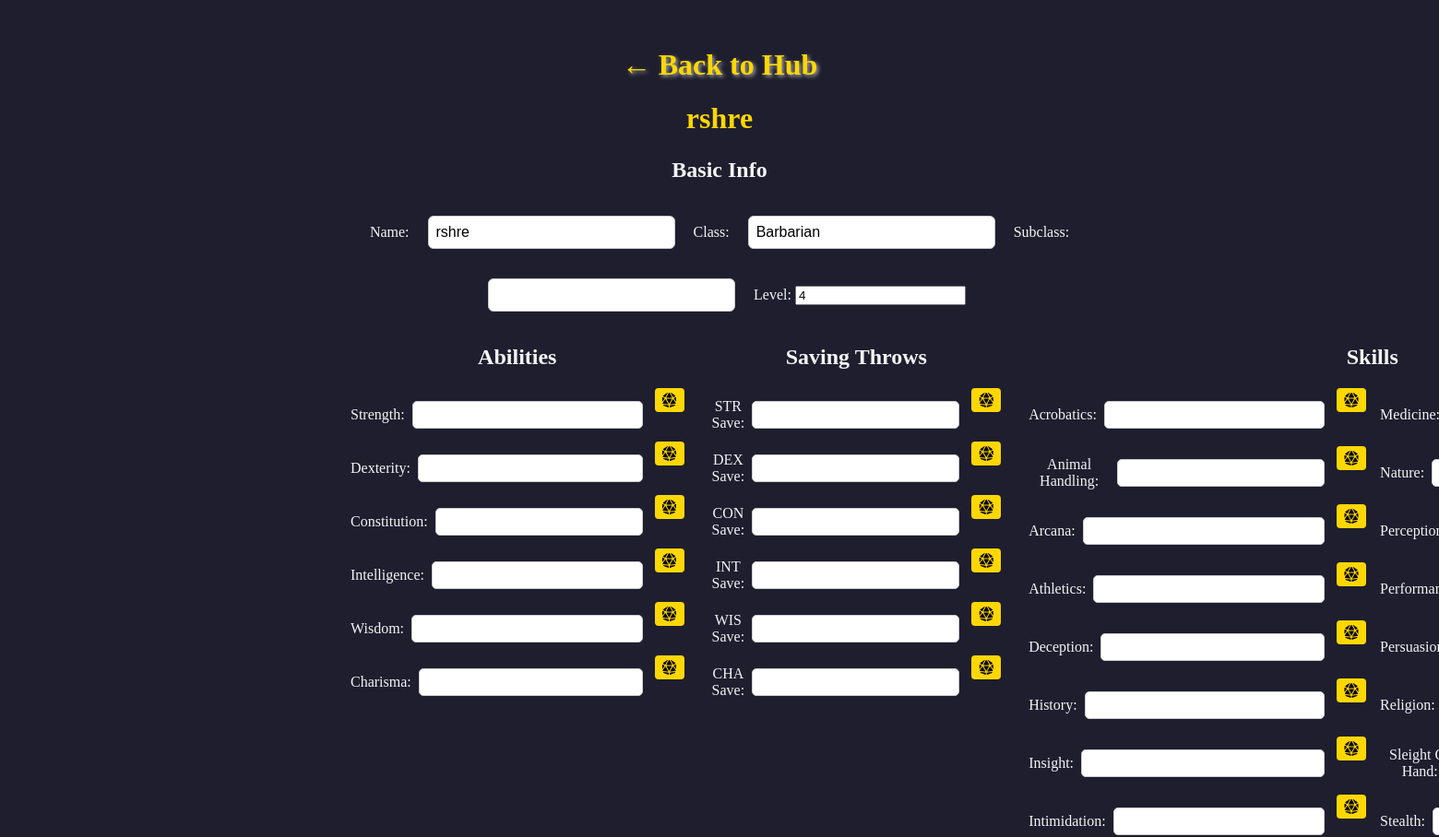
The app's page /characters/57 (upper part), older data.
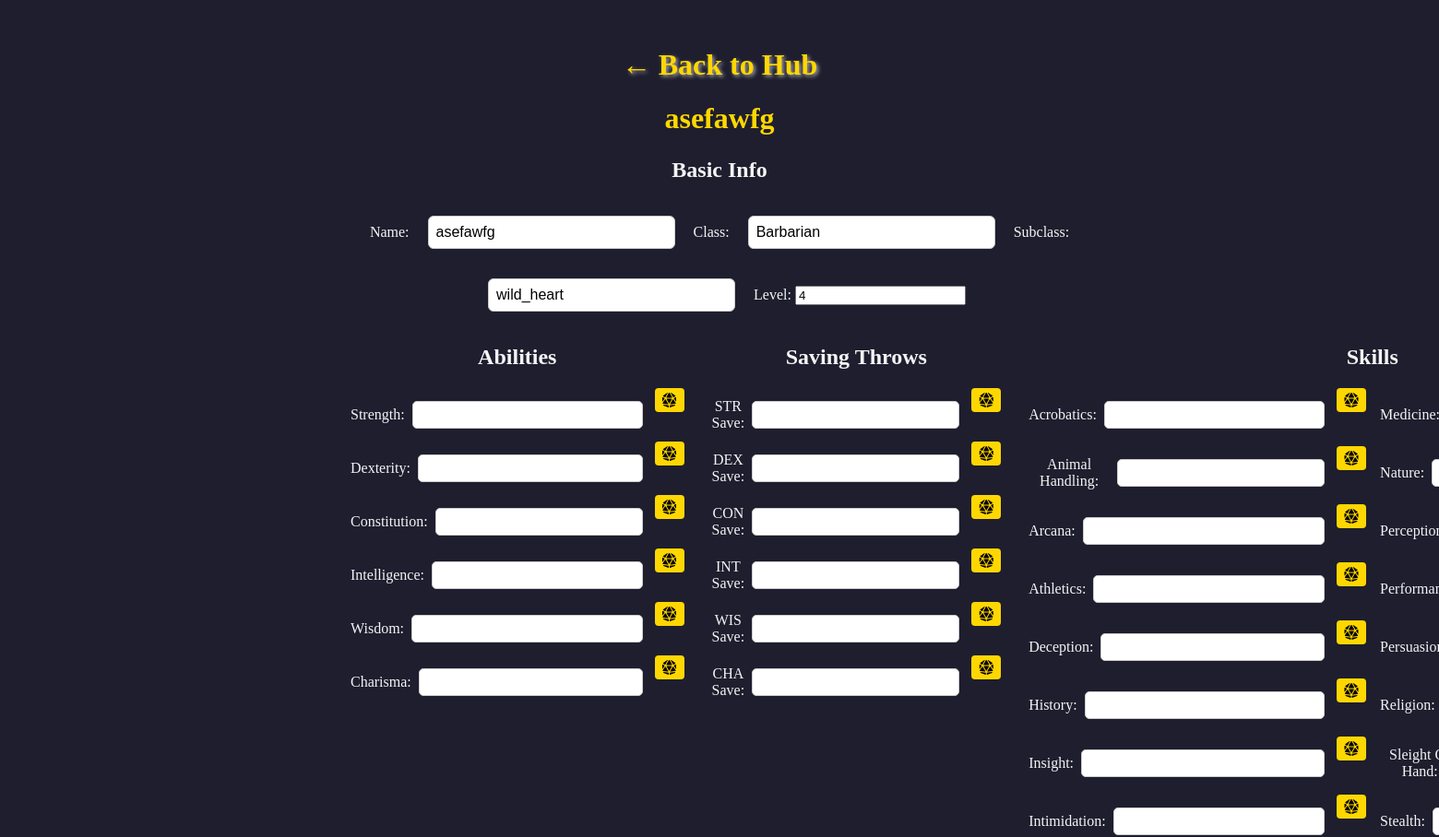
The same page, newer data.
### models.py (models this page shows, shortened)
class Character(db.Model):
    id = db.Column(db.Integer, primary_key=True)
    name = db.Column(db.String(100), nullable=False)
    data = db.Column(db.Text, nullable=False)
    user_id = db.Column(db.Integer, db.ForeignKey('user.id'), nullable=False)
    is_private = db.Column(db.Boolean, default=False)
    def get_data(self):
        data = json.loads(self.data)
        for key, value in DEFAULT_CHARACTER_DATA.items():
            if key not in data:
                data[key] = value
            elif isinstance(value, dict):
                for subkey, subvalue in value.items():
                    data[key].setdefault(subkey, subvalue)
        return data

### app.py (the view)
@app.route("/characters/<int:char_id>")
def view_character(char_id):
    character = db.get_or_404(Character, char_id)
    return render_template(
        "character_sheet.html",
        character=character,
        character_data=character.get_data(),
        editable=False
    )

### templates/character_sheet.html (shortened to what the changed rows need)
<!DOCTYPE html>
<html lang="en">
<head>
    <link rel="stylesheet" href="{{ url_for('static', filename='style.css') }}">
    <link rel="stylesheet" href="https://cdnjs.cloudflare.com/ajax/libs/font-awesome/6.5.0/css/all.min.css">
</head>
<body>
    <h2><a href="{{ url_for('characters_hub') }}">← Back to Hub</a></h2>
    <h1>{{ character.name }}</h1>
    <form id="characterForm">
        <section>
            <h2>Basic Info</h2>
            <label>Name: <input type="text" name="name" value="{{ character.name }}"></label>
            <label>Subclass: <input type="text" name="subclass"
                    value="{{ character_data.get('subclass', '') }}"></label>
        </section>
        <div class="abilities-container">
            <section class="abilities">
                <h2>Abilities</h2>
            </section>
            <section class="saving-throws">
                <h2>Saving Throws</h2>
            </section>
            <section class="skills">
                <h2>Skills</h2>
            </section>
        </div>
    </form>
</body>

Row changes from the older to the newer data that the page shows:
changed Character: name "rshre" → "asefawfg"
Text that changed along with them:
form field subclass: (not shown) → "wild_heart"
